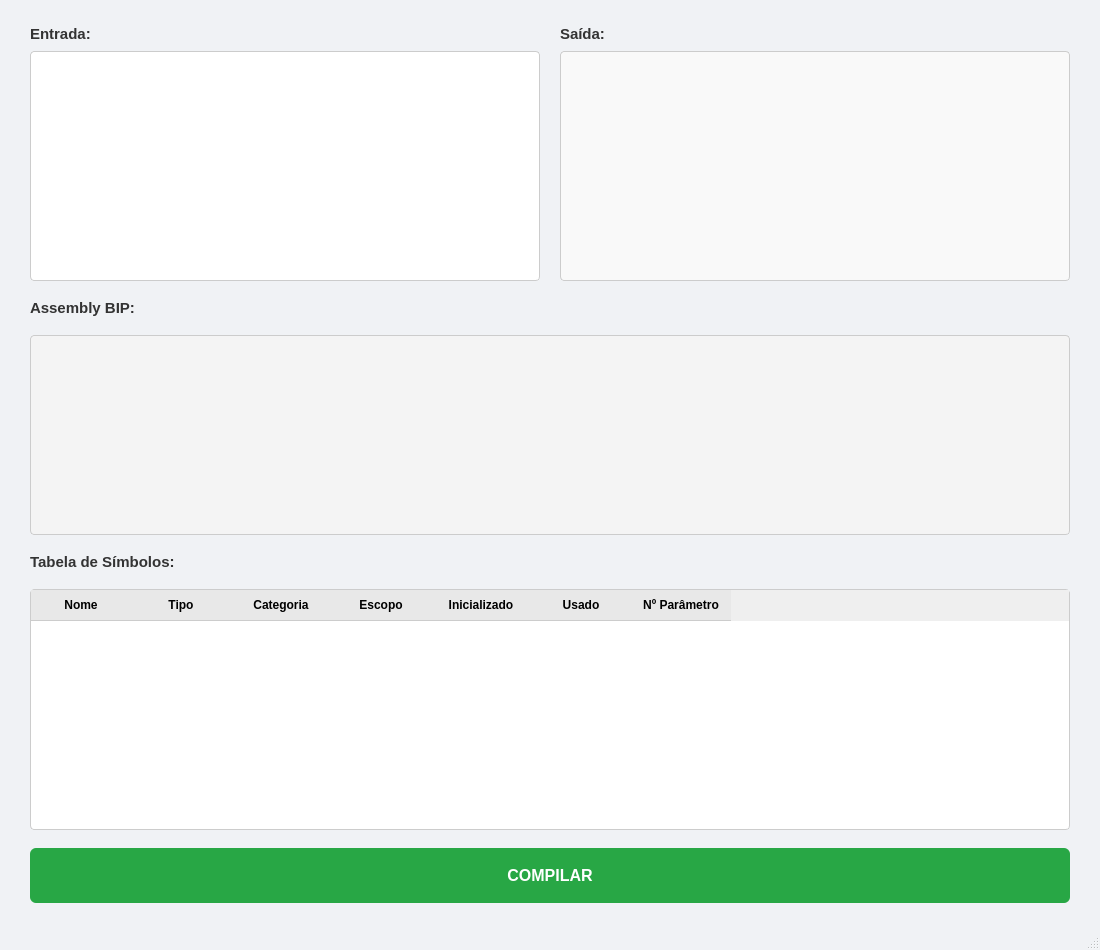
<?xml version="1.0" encoding="UTF-8"?>
<ui version="4.0">
 <class>MainWindow</class>
 <widget class="QMainWindow" name="MainWindow">
  <property name="geometry">
   <rect>
    <x>0</x>
    <y>0</y>
    <width>1100</width>
    <height>950</height>
   </rect>
  </property>

  <property name="windowTitle">
   <string>Compilador Univali</string>
  </property>

  <property name="styleSheet">
   <string notr="true">
    QMainWindow { background-color: #f0f2f5; }
    QLabel { font-size: 11pt; font-weight: bold; color: #333; }
    QScrollArea { border: none; background-color: transparent; }
    QWidget#scrollAreaWidgetContents { background-color: transparent; }
   </string>
  </property>

  <widget class="QWidget" name="centralwidget">

   <layout class="QVBoxLayout" name="outerLayout">
    <property name="spacing">
     <number>0</number>
    </property>
    <property name="leftMargin">
     <number>0</number>
    </property>
    <property name="topMargin">
     <number>0</number>
    </property>
    <property name="rightMargin">
     <number>0</number>
    </property>
    <property name="bottomMargin">
     <number>0</number>
    </property>

    <item>
     <widget class="QScrollArea" name="scrollArea">
      <property name="widgetResizable">
       <bool>true</bool>
      </property>
      <property name="frameShape">
       <enum>QFrame::NoFrame</enum>
      </property>

      <widget class="QWidget" name="scrollAreaWidgetContents">
       <property name="geometry">
        <rect>
         <x>0</x>
         <y>0</y>
         <width>1100</width>
         <height>920</height>
        </rect>
       </property>

       <layout class="QVBoxLayout" name="verticalLayout">
        <property name="spacing">
         <number>18</number>
        </property>
        <property name="leftMargin">
         <number>30</number>
        </property>
        <property name="topMargin">
         <number>25</number>
        </property>
        <property name="rightMargin">
         <number>30</number>
        </property>
        <property name="bottomMargin">
         <number>25</number>
        </property>

        <!-- ENTRADA e SAIDA lado a lado -->
        <item>
         <layout class="QHBoxLayout" name="layoutEntradaSaida">
          <property name="spacing">
           <number>20</number>
          </property>

          <item>
           <layout class="QVBoxLayout" name="layoutEntrada">
            <property name="spacing">
             <number>8</number>
            </property>
            <item>
             <widget class="QLabel" name="labelEntrada">
              <property name="text">
               <string>Entrada:</string>
              </property>
             </widget>
            </item>
            <item>
             <widget class="QTextEdit" name="CampoEntrada">
              <property name="minimumSize">
               <size>
                <width>0</width>
                <height>230</height>
               </size>
              </property>
              <property name="styleSheet">
               <string notr="true">
                QTextEdit {
                    border: 1px solid #ccc;
                    font-family: 'Consolas';
                    font-size: 13pt;
                    color: #000000;
                    background-color: #ffffff;
                    padding: 8px;
                    border-radius: 4px;
                }
               </string>
              </property>
             </widget>
            </item>
           </layout>
          </item>

          <item>
           <layout class="QVBoxLayout" name="layoutSaida">
            <property name="spacing">
             <number>8</number>
            </property>
            <item>
             <widget class="QLabel" name="labelSaida">
              <property name="text">
               <string>Saída:</string>
              </property>
             </widget>
            </item>
            <item>
             <widget class="QTextEdit" name="CampoSaida">
              <property name="minimumSize">
               <size>
                <width>0</width>
                <height>230</height>
               </size>
              </property>
              <property name="styleSheet">
               <string notr="true">
                QTextEdit {
                    background-color: #f9f9f9;
                    border: 1px solid #ccc;
                    font-family: 'Consolas';
                    font-size: 13pt;
                    color: #000000;
                    padding: 8px;
                    border-radius: 4px;
                }
               </string>
              </property>
              <property name="readOnly">
               <bool>true</bool>
              </property>
             </widget>
            </item>
           </layout>
          </item>

         </layout>
        </item>

        <!-- ASSEMBLY -->
        <item>
         <widget class="QLabel" name="labelAssembly">
          <property name="text">
           <string>Assembly BIP:</string>
          </property>
         </widget>
        </item>

        <item>
         <widget class="QTextEdit" name="CampoAssembly">
          <property name="minimumSize">
           <size>
            <width>0</width>
            <height>200</height>
           </size>
          </property>
          <property name="styleSheet">
           <string notr="true">
            QTextEdit {
                background-color: #f4f4f4;
                border: 1px solid #ccc;
                font-family: 'Consolas';
                font-size: 12pt;
                color: #000000;
                padding: 8px;
                border-radius: 4px;
            }
           </string>
          </property>
          <property name="readOnly">
           <bool>true</bool>
          </property>
         </widget>
        </item>

        <!-- TABELA -->
        <item>
         <widget class="QLabel" name="labelTabela">
          <property name="text">
           <string>Tabela de Símbolos:</string>
          </property>
         </widget>
        </item>

        <item>
         <widget class="QTableWidget" name="tabelaSimbolos">
          <property name="minimumSize">
           <size>
            <width>0</width>
            <height>200</height>
           </size>
          </property>
          <property name="sizePolicy">
           <sizepolicy hsizetype="Expanding" vsizetype="Expanding">
            <horstretch>0</horstretch>
            <verstretch>1</verstretch>
           </sizepolicy>
          </property>
          <property name="styleSheet">
           <string notr="true">
            QTableWidget {
                background-color: #ffffff;
                border: 1px solid #ccc;
                font-size: 10pt;
                color: #000000;
                border-radius: 4px;
            }
            QHeaderView::section {
                background-color: #e8e8e8;
                font-weight: bold;
                padding: 6px;
                border: none;
                border-bottom: 1px solid #ccc;
            }
           </string>
          </property>
          <property name="rowCount">
           <number>0</number>
          </property>
          <property name="columnCount">
           <number>7</number>
          </property>
          <column>
           <property name="text">
            <string>Nome</string>
           </property>
          </column>
          <column>
           <property name="text">
            <string>Tipo</string>
           </property>
          </column>
          <column>
           <property name="text">
            <string>Categoria</string>
           </property>
          </column>
          <column>
           <property name="text">
            <string>Escopo</string>
           </property>
          </column>
          <column>
           <property name="text">
            <string>Inicializado</string>
           </property>
          </column>
          <column>
           <property name="text">
            <string>Usado</string>
           </property>
          </column>
          <column>
           <property name="text">
            <string>Nº Parâmetro</string>
           </property>
          </column>
         </widget>
        </item>

        <!-- BOTAO -->
        <item>
         <widget class="QPushButton" name="BotaoCompilar">
          <property name="minimumSize">
           <size>
            <width>0</width>
            <height>55</height>
           </size>
          </property>
          <property name="styleSheet">
           <string notr="true">
            QPushButton {
                background-color: #28a745;
                color: white;
                font-size: 12pt;
                font-weight: bold;
                border-radius: 6px;
                padding: 8px;
            }
            QPushButton:hover {
                background-color: #218838;
            }
            QPushButton:pressed {
                background-color: #1a6d2e;
            }
           </string>
          </property>
          <property name="text">
           <string>COMPILAR</string>
          </property>
         </widget>
        </item>

       </layout>
      </widget>
     </widget>
    </item>

   </layout>
  </widget>

  <widget class="QMenuBar" name="menubar">
   <property name="geometry">
    <rect>
     <x>0</x>
     <y>0</y>
     <width>1100</width>
     <height>21</height>
    </rect>
   </property>
  </widget>

  <widget class="QStatusBar" name="statusbar"/>

 </widget>

 <resources/>
 <connections/>

</ui>
